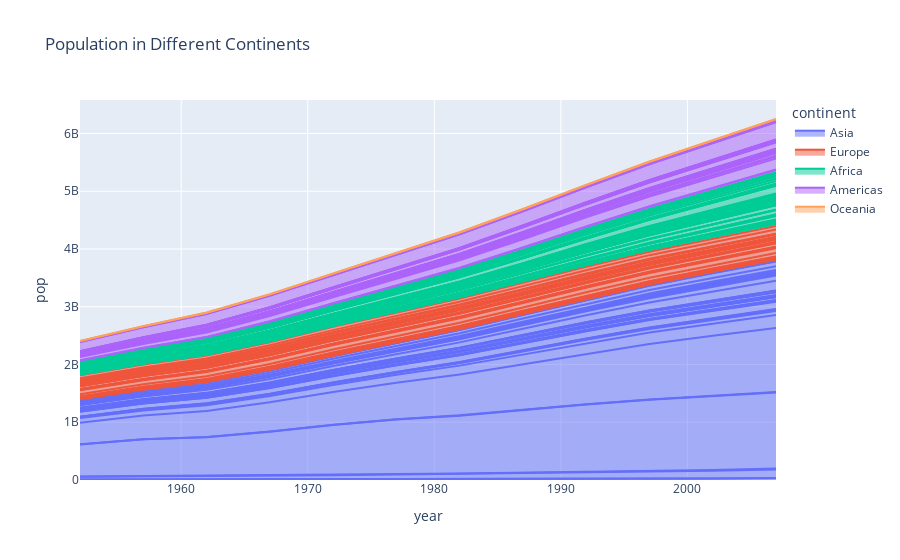

Notebook code for this chart:
### Markdown cell above
### 2D distribution


**1. Area Plot showing population of different countries**

### Code cell
fig = px.area(df_2, x='year', y='pop', color='continent', line_group="country", title='Population in Different Continents')
fig.show()
fig.write_image("images/fig3.png")
